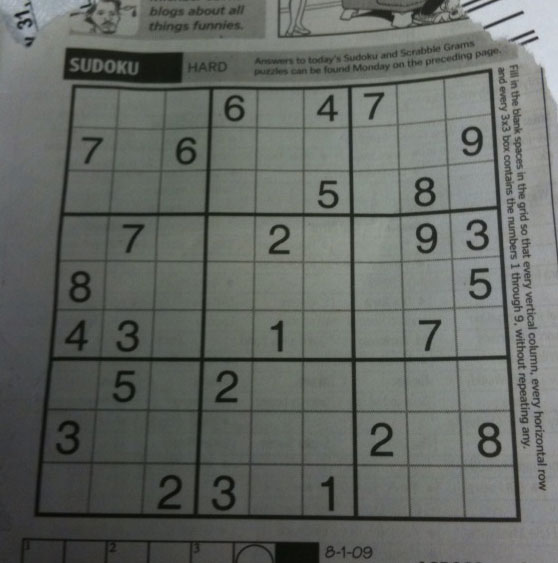
#> input picture img/sudoku.png, 558 x 563 px
$ python EdgeRoberts.py
#> lines starting #> are read from the running program, lines starting #| are printed output that depends on the picture
import cv2
import numpy as np


img = cv2.imread('../../../img/sudoku.png')
#> img is the input picture: shape (563, 558, 3); mean B, G, R 99.5, 104.1, 100

gx_kernel = np.array([[1, 0], [0, -1]])
gy_kernel = np.array([[0, 1], [-1, 0]])

edge_gx = cv2.filter2D(img, -1, gx_kernel)
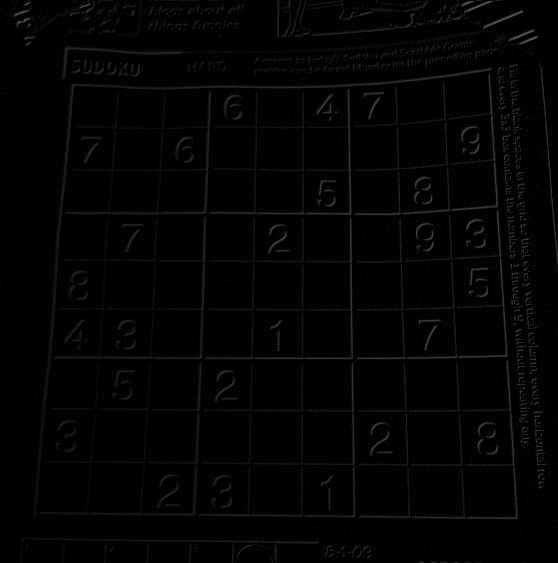
#> edge_gx: shape (563, 558, 3); mean B, G, R 3.3, 3.2, 3.2
edge_gy = cv2.filter2D(img, -1, gy_kernel)
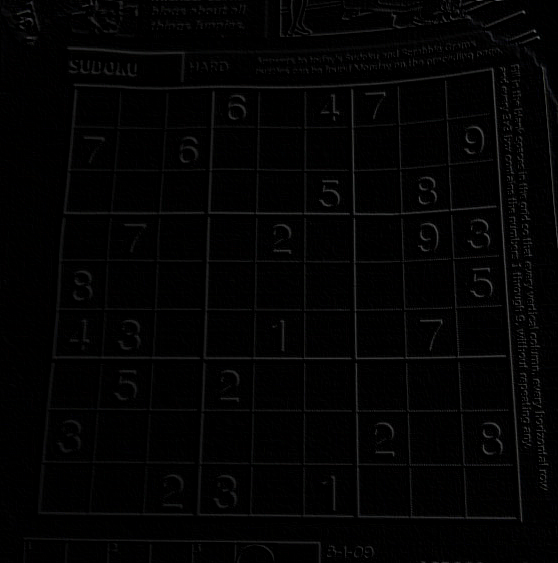
#> edge_gy: shape (563, 558, 3); mean B, G, R 3.3, 3.2, 3.2

merged = np.hstack((img, edge_gx, edge_gy, edge_gx + edge_gy))
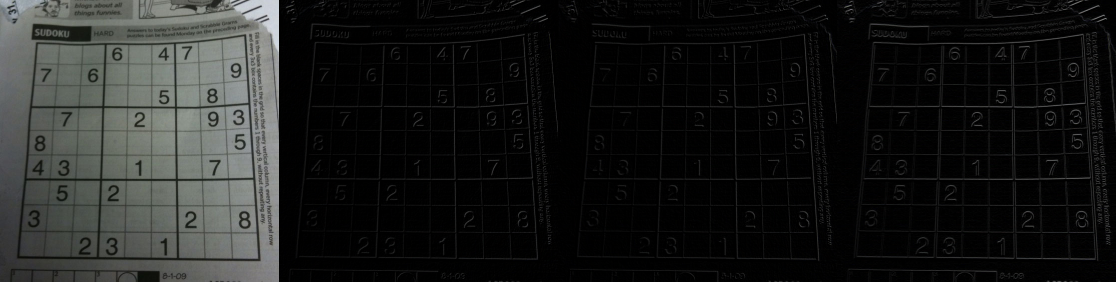
#> merged: shape (563, 2232, 3) (shown at 1/2 size); mean B, G, R 28.2, 29.3, 28.2
cv2.imshow('roberts cross', merged)
cv2.waitKey(0)
cv2.destroyAllWindows()
